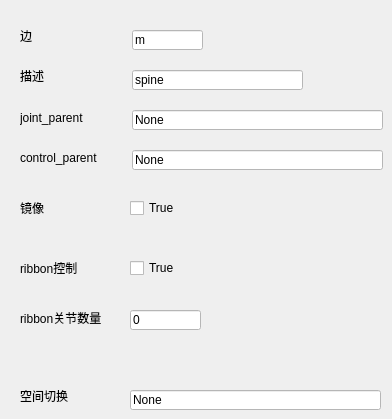
   <widget class="QWidget" name="spine_rig_property_widget">
    <widget class="QLabel" name="spine_rig_spceSwitch_label">
     <property name="geometry">
      <rect>
       <x>20</x>
       <y>390</y>
       <width>54</width>
       <height>12</height>
      </rect>
     </property>
     <property name="text">
      <string>空间切换</string>
     </property>
    </widget>
    <widget class="QLineEdit" name="spine_rig_ribbonJntNumbers_lineEdit_3">
     <property name="geometry">
      <rect>
       <x>130</x>
       <y>310</y>
       <width>71</width>
       <height>20</height>
      </rect>
     </property>
     <property name="styleSheet">
      <string notr="true">background-color: rgb(255, 255, 255);
color: rgb(0, 0, 0);</string>
     </property>
     <property name="text">
      <string>0</string>
     </property>
    </widget>
    <widget class="QLineEdit" name="spine_rig_side_lineEdit_3">
     <property name="geometry">
      <rect>
       <x>132</x>
       <y>30</y>
       <width>71</width>
       <height>20</height>
      </rect>
     </property>
     <property name="styleSheet">
      <string notr="true">background-color: rgb(255, 255, 255);
color: rgb(0, 0, 0);</string>
     </property>
     <property name="text">
      <string>m</string>
     </property>
    </widget>
    <widget class="QLabel" name="spine_rig_ribbonJntNumbers_label_4">
     <property name="geometry">
      <rect>
       <x>20</x>
       <y>310</y>
       <width>91</width>
       <height>16</height>
      </rect>
     </property>
     <property name="styleSheet">
      <string notr="true"/>
     </property>
     <property name="text">
      <string>ribbon关节数量</string>
     </property>
    </widget>
    <widget class="QLabel" name="spine_rig_mirror_label_4">
     <property name="geometry">
      <rect>
       <x>20</x>
       <y>200</y>
       <width>24</width>
       <height>16</height>
      </rect>
     </property>
     <property name="styleSheet">
      <string notr="true"/>
     </property>
     <property name="text">
      <string>镜像</string>
     </property>
    </widget>
    <widget class="QLineEdit" name="spine_rig_control_parent_lineEdit">
     <property name="geometry">
      <rect>
       <x>132</x>
       <y>150</y>
       <width>251</width>
       <height>20</height>
      </rect>
     </property>
     <property name="styleSheet">
      <string notr="true">background-color: rgb(255, 255, 255);
color: rgb(0, 0, 0);</string>
     </property>
     <property name="text">
      <string>None</string>
     </property>
    </widget>
    <widget class="QCheckBox" name="spine_rig_mirror_checkBox">
     <property name="geometry">
      <rect>
       <x>130</x>
       <y>200</y>
       <width>71</width>
       <height>16</height>
      </rect>
     </property>
     <property name="text">
      <string>True</string>
     </property>
     <property name="checkable">
      <bool>true</bool>
     </property>
     <property name="autoRepeat">
      <bool>false</bool>
     </property>
     <property name="autoExclusive">
      <bool>false</bool>
     </property>
     <property name="tristate">
      <bool>false</bool>
     </property>
    </widget>
    <widget class="QLineEdit" name="spine_rig_spceSwitch_lineEdit_3">
     <property name="geometry">
      <rect>
       <x>130</x>
       <y>390</y>
       <width>251</width>
       <height>20</height>
      </rect>
     </property>
     <property name="styleSheet">
      <string notr="true">background-color: rgb(255, 255, 255);
color: rgb(0, 0, 0);</string>
     </property>
     <property name="text">
      <string>None</string>
     </property>
    </widget>
    <widget class="QLabel" name="spine_rig_control_parent_lebel_2">
     <property name="geometry">
      <rect>
       <x>20</x>
       <y>150</y>
       <width>91</width>
       <height>16</height>
      </rect>
     </property>
     <property name="text">
      <string>control_parent</string>
     </property>
    </widget>
    <widget class="QLineEdit" name="spine_rig_joint_parent_lineEdit">
     <property name="geometry">
      <rect>
       <x>132</x>
       <y>110</y>
       <width>251</width>
       <height>20</height>
      </rect>
     </property>
     <property name="styleSheet">
      <string notr="true">background-color: rgb(255, 255, 255);
color: rgb(0, 0, 0);</string>
     </property>
     <property name="text">
      <string>None</string>
     </property>
    </widget>
    <widget class="QLabel" name="spine_rig_side_label_3">
     <property name="geometry">
      <rect>
       <x>20</x>
       <y>30</y>
       <width>54</width>
       <height>12</height>
      </rect>
     </property>
     <property name="text">
      <string>边</string>
     </property>
    </widget>
    <widget class="QLineEdit" name="spine_rig_describe_lineEdit_2">
     <property name="geometry">
      <rect>
       <x>132</x>
       <y>70</y>
       <width>171</width>
       <height>20</height>
      </rect>
     </property>
     <property name="styleSheet">
      <string notr="true">background-color: rgb(255, 255, 255);
color: rgb(0, 0, 0);</string>
     </property>
     <property name="text">
      <string>spine</string>
     </property>
    </widget>
    <widget class="QLabel" name="spine_rig_ribbonCtrl_label_4">
     <property name="geometry">
      <rect>
       <x>20</x>
       <y>260</y>
       <width>71</width>
       <height>16</height>
      </rect>
     </property>
     <property name="styleSheet">
      <string notr="true"/>
     </property>
     <property name="text">
      <string>ribbon控制</string>
     </property>
    </widget>
    <widget class="QLabel" name="spine_rig_describe_label_2">
     <property name="geometry">
      <rect>
       <x>20</x>
       <y>70</y>
       <width>54</width>
       <height>12</height>
      </rect>
     </property>
     <property name="text">
      <string>描述</string>
     </property>
    </widget>
    <widget class="QCheckBox" name="spine_rig_ribbonCtrl_checkBox_3">
     <property name="geometry">
      <rect>
       <x>130</x>
       <y>260</y>
       <width>71</width>
       <height>16</height>
      </rect>
     </property>
     <property name="text">
      <string>True</string>
     </property>
    </widget>
    <widget class="QLabel" name="spine_rig_joint_parent_label">
     <property name="geometry">
      <rect>
       <x>20</x>
       <y>110</y>
       <width>81</width>
       <height>16</height>
      </rect>
     </property>
     <property name="text">
      <string>joint_parent</string>
     </property>
    </widget>
   </widget>
